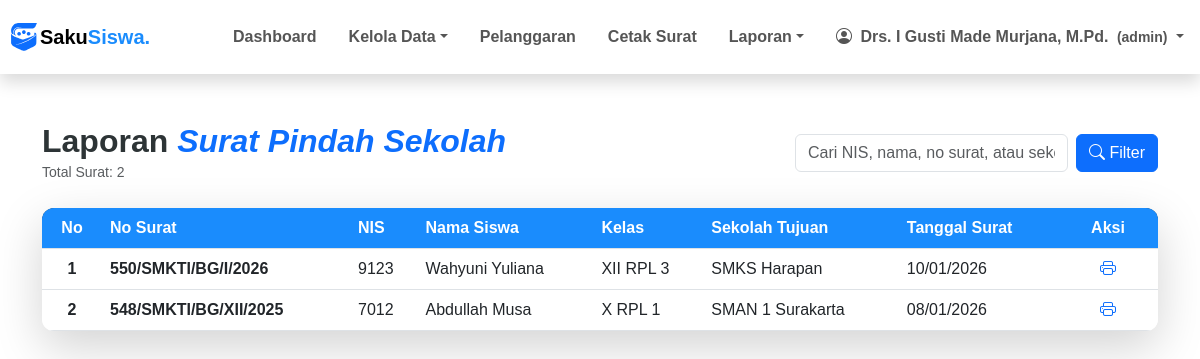
Screenshot of /pages/laporan/pindah_sekolah.php (signed in) with the database file from the repository.
### tables this page shows
CREATE TABLE `surat_keluar` (
  `id_surat_keluar` int NOT NULL,
  `no_surat` varchar(30) DEFAULT NULL,
  `jenis_surat` varchar(30) DEFAULT NULL,
  `id_surat_pindah` int DEFAULT NULL,
  `nis` char(5) DEFAULT NULL,
  `tanggal_pembuatan_surat` date DEFAULT NULL,
  `id_profil_sekolah` int DEFAULT NULL,
  `id_tahun_ajaran` int DEFAULT NULL,
  `tingkat` varchar(3) DEFAULT NULL
);

CREATE TABLE `siswa` (
  `nis` char(5) NOT NULL,
  `nama_siswa` varchar(50) DEFAULT NULL,
  `jenis_kelamin` enum('Laki - Laki','Perempuan') DEFAULT NULL,
  `alamat` varchar(100) DEFAULT NULL,
  `password` varchar(70) DEFAULT NULL,
  `status_siswa` enum('aktif','tidak_aktif','lulus','pindah') DEFAULT NULL,
  `id_ortu_wali` int DEFAULT NULL,
  `id_kelas` int DEFAULT NULL
);

CREATE TABLE `surat_pindah` (
  `id_surat_pindah` int NOT NULL,
  `sekolah_tujuan` varchar(100) DEFAULT NULL,
  `alasan_pindah` text
);

### pages/laporan/pindah_sekolah.php (the view, shortened to what this page needs)
<?php
include ROOTPATH . "/config/config.php";
include ROOTPATH . "/includes/header.php";
$sql = "SELECT sk.id_surat_keluar, sk.no_surat, sk.tanggal_pembuatan_surat, s.nis, s.nama_siswa,
    CONCAT(t.tingkat, ' ', p.program_keahlian, ' ', k.rombel) as kelas_name, sp.sekolah_tujuan, sp.alasan_pindah
    FROM surat_keluar sk
    JOIN siswa s ON sk.nis = s.nis
    JOIN kelas k ON s.id_kelas = k.id_kelas
    JOIN tingkat t ON k.id_tingkat = t.id_tingkat
    JOIN program_keahlian p ON k.id_program_keahlian = p.id_program_keahlian
    JOIN surat_pindah sp ON sk.id_surat_pindah = sp.id_surat_pindah
    WHERE sk.jenis_surat = 'Pindah Sekolah'";
$search = $_POST['search'] ?? $_GET['search'] ?? '';
$sql .= " ORDER BY sk.tanggal_pembuatan_surat DESC";
$result = mysqli_query($conn, $sql);
$total_pindah = mysqli_num_rows($result);
?>
<div class="container py-5">
    <div class="row align-items-center mb-4">
        <div class="col-md-6">
            <h2 class="main-title mb-0" style="color: #2d3436; font-weight: 700;">
                Laporan <span class="text-primary fst-italic">Surat Pindah Sekolah</span>
            </h2>
            <small class="text-muted">Total Surat: <?= $total_pindah ?></small>
        </div>
        <div class="col-md-6">
            <form action="" method="POST" class="d-flex justify-content-md-end gap-2">
                <input type="text" class="form-control w-50"
                    placeholder="Cari NIS, nama, no surat, atau sekolah tujuan..." name="search"
                    value="<?= htmlspecialchars($search) ?>">
                <button type="submit" class="btn btn-primary">
                    <i class="bi bi-search"></i> Filter
                </button>
            </form>
        </div>
    </div>
    <div class="table-container shadow-lg" style="max-height: 500px; overflow-y: auto;">
        <table class="table table-hover mb-0">
            <thead class="table-dark-custom">
                <tr>
                    <th class="text-center" style="width: 60px;">No</th>
                    <th>No Surat</th>
                    <th>NIS</th>
                    <th>Nama Siswa</th>
                    <th>Kelas</th>
                    <th>Sekolah Tujuan</th>
                    <th>Tanggal Surat</th>
                    <th class="text-center" style="width: 100px;">Aksi</th>
                </tr>
            </thead>
            <tbody>
                <?php
                $no = 1;
                while ($row = mysqli_fetch_assoc($result)):
                    ?>
                    <tr>
                        <td class="text-center fw-semibold"><?= $no++ ?></td>
                        <td class="fw-semibold"><?= htmlspecialchars($row['no_surat']) ?></td>
                        <td><?= htmlspecialchars($row['nis']) ?></td>
                        <td><?= htmlspecialchars($row['nama_siswa']) ?></td>
                        <td><?= htmlspecialchars($row['kelas_name']) ?></td>
                        <td><?= htmlspecialchars($row['sekolah_tujuan']) ?></td>
                        <td><?= date('d/m/Y', strtotime($row['tanggal_pembuatan_surat'])) ?></td>
                        <td class="text-center">
                            <a href="../cetak/surat_pindah_sekolah.php?id=<?= $row['id_surat_keluar'] ?>" <i
                                class="bi bi-printer"></i>
                            </a>
                        </td>
                    </tr>
                <?php endwhile; ?>
            </tbody>
        </table>
    </div>
</div>
<?php include ROOTPATH . '/includes/footer.php'; ?>

### assets/css/style.css (style rules this page uses)
.table-container { background: #ffffff; border-radius: 12px; overflow: hidden; box-shadow: rgba(0, 0, 0, 0.219) 6px 3px 8px !important; }
.table-dark-custom { background-color: #1a374d !important; color: white !important; }
th { background-color: #1a8cfd !important; color: white !important; }
.btn { transition: all 0.4s ease-in-out !important; }

### includes/header.php (style rules this page uses)
body { font-family: 'Poppins', sans-serif !important; }

### rows the page displays
surat_keluar: no_surat "550/SMKTI/BG/I/2026", siswa.nis "9123", siswa.nama_siswa "Wahyuni Yuliana", kelas_name "XII RPL 3", id_surat_pindah.sekolah_tujuan "SMKS Harapan", tanggal_pembuatan_surat "10/01/2026"
surat_keluar: no_surat "548/SMKTI/BG/XII/2025", siswa.nis "7012", siswa.nama_siswa "Abdullah Musa", kelas_name "X RPL 1", id_surat_pindah.sekolah_tujuan "SMAN 1 Surakarta", tanggal_pembuatan_surat "08/01/2026"

### other values shown
$_SESSION['nama_pengguna'] "Drs. I Gusti Made Murjana, M.Pd."
$_SESSION['user_role'] "admin"
$total_pindah "2"
